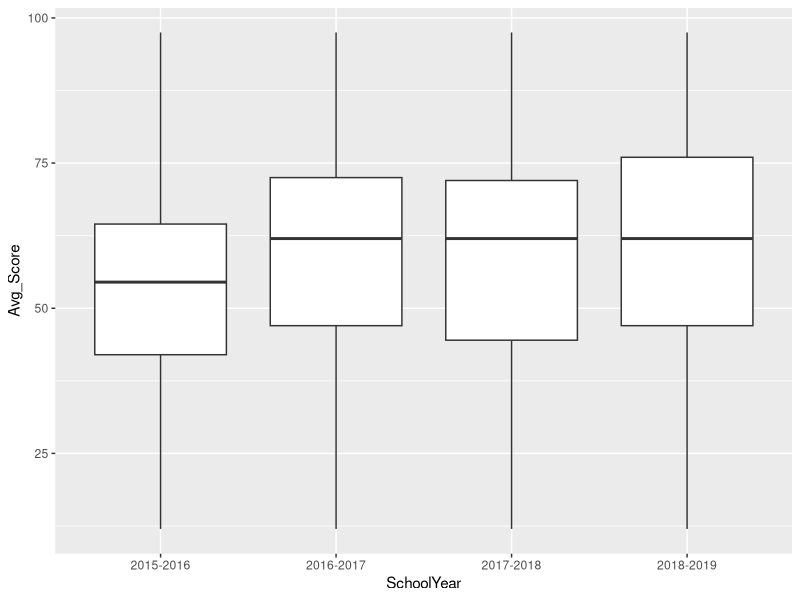
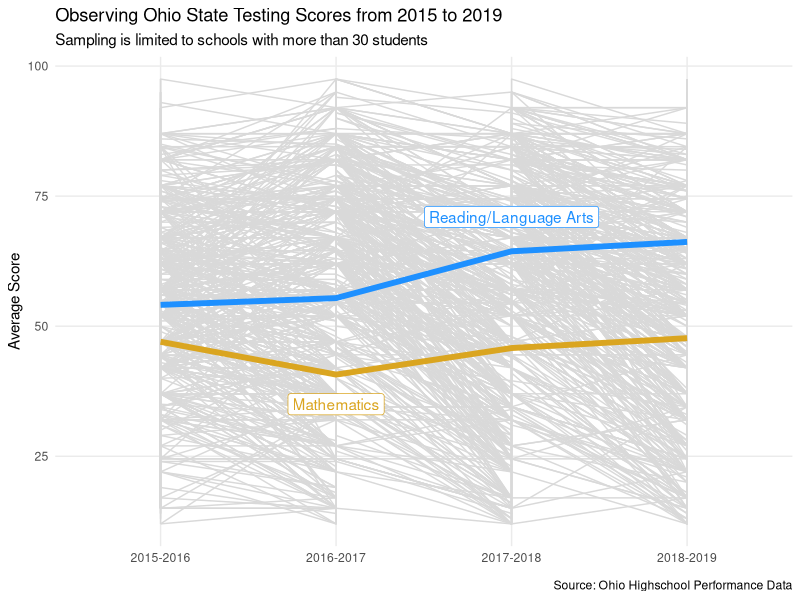
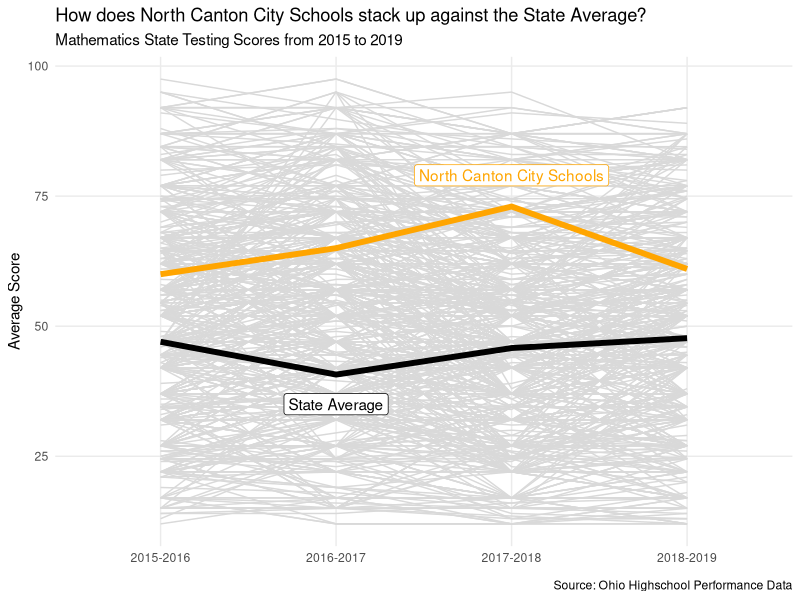
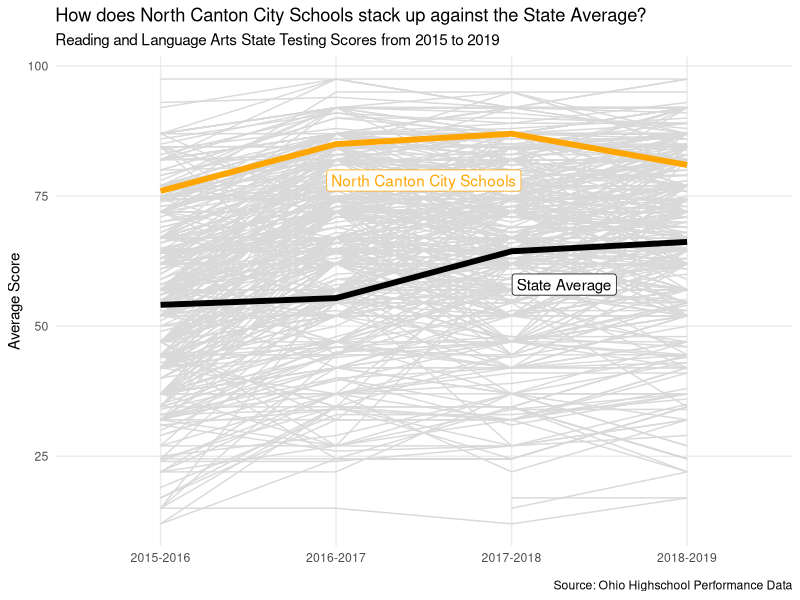

The R source for these figures, in order:
## ---- chunk 1
knitr::opts_chunk$set(echo = TRUE)
library(tidyverse)
## ---- chunk 2
tests <- read_csv("ohio_education_clean.csv",
                  show_col_types = FALSE)
## ---- chunk 3
tests_clean <- tests %>%
  select(SchoolYear,LEA_ID,Value_Min,Value_Max,Denominator,Subject) %>%
  filter(Subject != "Science",
         !is.na(Value_Min),
         !is.na(Value_Max),
         !is.na(LEA_ID),
         Denominator > 30 & Denominator < 5000) %>%
  mutate(Avg_Score = (Value_Min + Value_Max)/2) %>%
  filter(Avg_Score >= 10) %>%
  group_by(SchoolYear,Subject)
glimpse(tests_clean)
## ---- chunk 4
test_state_avg <- tests %>%
  filter(Denominator > 5000,
         Subject != "Science") %>%
  select(Value,SchoolYear,Subject) %>%
  mutate(Value = as.numeric(Value))
glimpse(test_state_avg)
## ---- chunk 5
ggplot(tests_clean) +
  geom_boxplot(aes(x=SchoolYear,y=Avg_Score))
## ---- chunk 6
ggplot() +
  geom_line(data=tests_clean,aes(x=SchoolYear,y=Avg_Score,group=LEA_ID),color="gray85") +
  geom_line(data=test_state_avg,aes(x=SchoolYear,y=Value,group=Subject,color=Subject),size=2) +
  scale_color_manual(values=c("goldenrod","dodgerblue")) +
  annotate("label",x=3,y=71,label="Reading/Language Arts",color="dodgerblue") +
  annotate("label",x=2,y=35,label="Mathematics",color="goldenrod") +
  labs(x=element_blank(),
       y="Average Score",
       title="Observing Ohio State Testing Scores from 2015 to 2019",
       subtitle="Sampling is limited to schools with more than 30 students",
       caption="Source: Ohio Highschool Performance Data") +
  theme_minimal() +
  theme(legend.position="none",
        panel.grid.minor.y = element_blank())
## ---- chunk 7
test_nc <- tests %>%
  select(SchoolYear,LEA,Value,Denominator,Subject) %>%
  filter(Subject != "Science",
         LEA == "North Canton City") %>%
  mutate(Value = as.numeric(Value))
glimpse(test_nc)

test_total <- bind_rows(test_nc,test_state_avg)
test_total <- test_total %>%
  select(SchoolYear,LEA,Subject,Value) %>%
  mutate(LEA = if_else(is.na(LEA),"State Avg",LEA))

tests_math <- tests_clean %>%
  filter(Subject == "Mathematics")

tests_la <- tests_clean %>%
  filter(Subject == "Reading/Language Arts")
## ---- chunk 8
ggplot() +
  geom_line(data=tests_math,aes(x=SchoolYear,y=Avg_Score,group=LEA_ID),color="gray85") +
  geom_line(data=filter(test_total, Subject == "Mathematics"), aes(x=SchoolYear,y=Value,group=LEA,color=LEA),size=2,linetype="solid") +
  scale_color_manual(values=c("orange","black")) +
  annotate("label",x=3,y=79,label="North Canton City Schools",color="orange") +
  annotate("label",x=2,y=35,label="State Average",color="black") +
  labs(x=element_blank(),
       y="Average Score",
       title="How does North Canton City Schools stack up against the State Average?",
       subtitle="Mathematics State Testing Scores from 2015 to 2019",
        caption="Source: Ohio Highschool Performance Data") +
  theme_minimal() +
  theme(legend.position = "none",
        panel.grid.minor.y = element_blank())
## ---- chunk 9
ggplot() +
  geom_line(data=tests_la,aes(x=SchoolYear,y=Avg_Score,group=LEA_ID),color="gray85") +
  geom_line(data=filter(test_total, Subject == "Reading/Language Arts"), aes(x=SchoolYear,y=Value,group=LEA,color=LEA),size=2,linetype="solid") +
  scale_color_manual(values=c("orange","black")) +
  annotate("label",x=2.5,y=78,label="North Canton City Schools",color="orange") +
  annotate("label",x=3.3,y=58,label="State Average",color="black") +
  labs(x=element_blank(),
       y="Average Score",
       title="How does North Canton City Schools stack up against the State Average?",
       subtitle="Reading and Language Arts State Testing Scores from 2015 to 2019",
        caption="Source: Ohio Highschool Performance Data") +
  theme_minimal() +
  theme(legend.position = "none",
        panel.grid.minor.y = element_blank())
